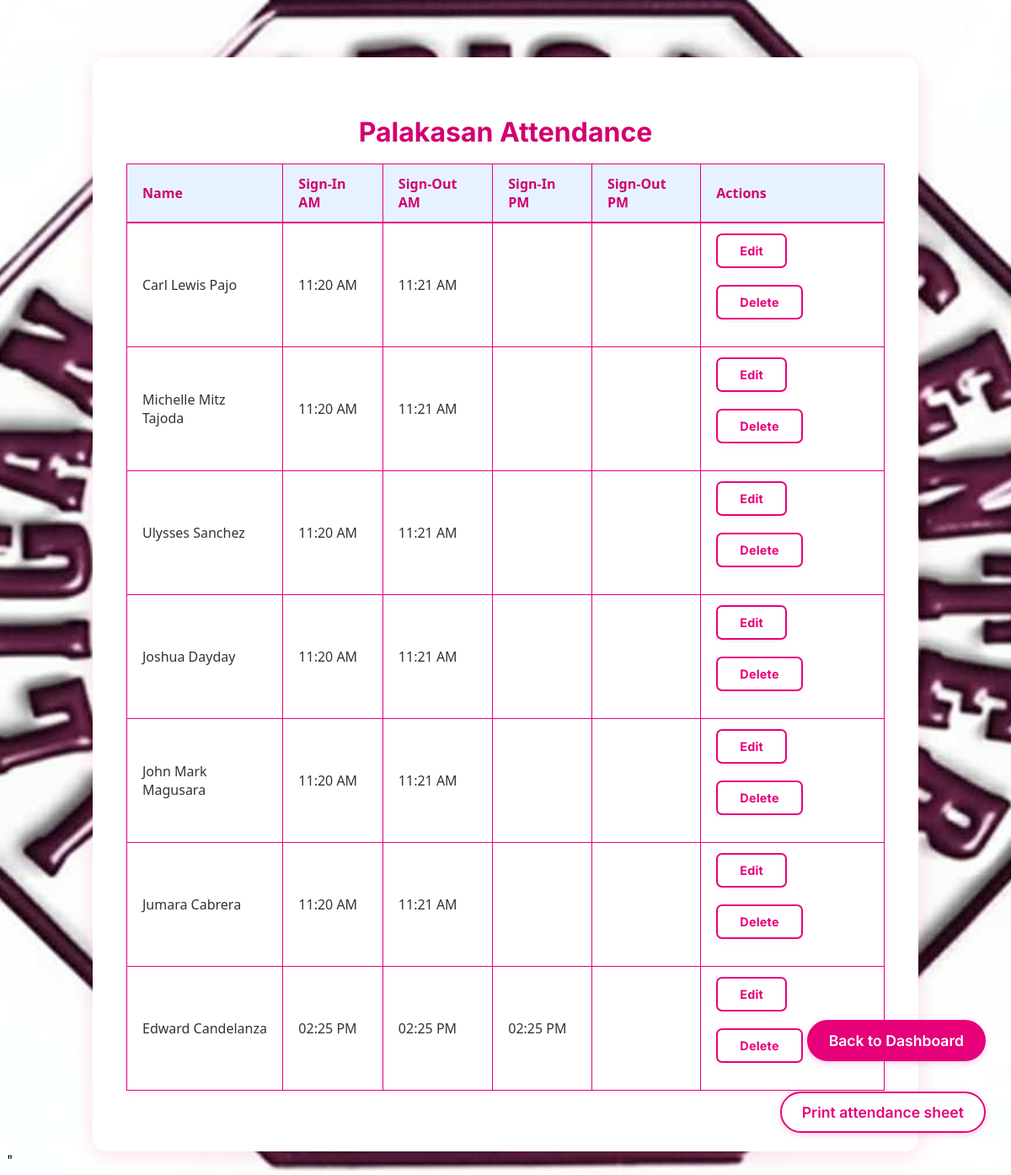
/attendance/attendance_sheet/27/ (signed in), run on the app's committed database.
### attendance/models.py (models this page shows, shortened)
class Event(models.Model):
    name = models.CharField(max_length=200)
    date = models.DateTimeField()
    college = models.ForeignKey(
        'College',
        on_delete=models.CASCADE,
        null=True,      # Null means general event
        blank=True
    )
    description = models.TextField(blank=True, null=True)  # <-- Ensure this line exists
    archived = models.BooleanField(default=False)  # <-- Add this line

class Attendance(models.Model):
    attendee = models.ForeignKey(Attendee, on_delete=models.CASCADE)
    event= models.ForeignKey(Event, on_delete=models.CASCADE)
    sign_in_am = models.DateTimeField(null=True, blank=True)
    sign_out_am = models.DateTimeField(null=True, blank=True)
    sign_in_pm = models.DateTimeField(null=True, blank=True)
    sign_out_pm = models.DateTimeField(null=True, blank=True)

class Attendee(models.Model):
    barcode_id = models.CharField(max_length=100, unique=True)
    name = models.CharField(max_length=200)
    college = models.ForeignKey('College', on_delete=models.CASCADE, null=True, blank=True)

### attendance/views.py (the view)
# urls.py: path('attendance_sheet/<int:event_id>/', views.attendance_sheet, name='attendance_sheet'),
def attendance_sheet(request, event_id):
    event = get_object_or_404(Event, id=event_id)
    attendances = Attendance.objects.filter(event=event)
    is_sbo_admin = (
    request.user.is_superuser or
    request.user.groups.filter(name__in=['sbo_admin', 'sbo_ccs']).exists()
    )
    return render(request, 'attendance_sheet.html', {
        'event': event,
        'attendances': attendances,
        'is_sbo_admin': is_sbo_admin,
    })

### attendance/templates/attendance_sheet.html (shortened to what this page needs)
{% extends 'base.html' %}
{% block content %}
<div class="attendance-sheet">
    <h1>{{ event.name }} Attendance</h1>
    <table>
        <thead>
            <tr>
                <th>Name</th>
                <th>Sign-In AM</th>
                <th>Sign-Out AM</th>
                <th>Sign-In PM</th>
                <th>Sign-Out PM</th>
                {% if is_sbo_admin %}
                <th>Actions</th>
                {% endif %}
            </tr>
        </thead>
        <tbody>
            {% for attendance in attendances %}
                <tr>
                    <td>{{ attendance.attendee.name }}</td>
                    <td>{{ attendance.sign_in_am|date:"h:i A" }}</td>
                    <td>{{ attendance.sign_out_am|date:"h:i A" }}</td>
                    <td>{{ attendance.sign_in_pm|date:"h:i A" }}</td>
                    <td>{{ attendance.sign_out_pm|date:"h:i A" }}</td>
                    {% if is_sbo_admin %}
                    <td>
                        <a href="{% url 'edit_attendance' attendance.id %}" class="btn btn-secondary" style="min-height: 16px; min-width: 8px; font-size: .90rem; text-align: center; display: inline-block; vertical-align: middle;">Edit</a>
                        <form method="post" action="{% url 'delete_attendance' attendance.id %}" style="display:inline; margin:0;">
                            <button type="submit" class="btn btn-secondary" style="min-height: 8px; min-width: 8px; font-size: 0.90rem; text-align: center; display: inline-block; vertical-align: middle;">Delete</button>
                        </form>
                    </td>
                    {% endif %}
                </tr>
            {% endfor %}
        </tbody>
    </table>
    <div style="position:fixed; bottom:30px; right:30px; z-index:1000; display:flex; flex-direction:column; gap:16px; align-items:flex-end;">
        {% if is_sbo_admin %}
            <a href="{% url 'dashboard' %}" style="text-decoration:none;">
                <button type="button" style="background:#e6007a; color:#fff; border:2px solid #e6007a; padding:12px 24px; border-radius:50px; cursor:pointer; box-shadow:0 2px 8px #e6007a33; font-size:1.1rem; font-weight:600; margin-bottom:0;">Back to Dashboard</button>
            </a>
        {% endif %}
        <a href="{% url 'print_attendance_sheet' event.id %}" target="_blank" style="text-decoration:none;">
            <button type="button" style="background:#fff; color:#e6007a; border:2px solid #e6007a; padding:12px 24px; border-radius:50px; cursor:pointer; box-shadow:0 2px 8px #e6007a33; font-size:1.1rem; font-weight:600;">Print attendance sheet</button>
        </a>
    </div>
</div>
{% endblock %}

### attendance/static/css/styles.css (style rules this page uses)
body { font-family: 'Inter', Arial, Helvetica, sans-serif !important; background-color: #ffe3f0 !important; background-image: url('/static/img/imcclogo.jpg'); background-repeat: no-repeat; background-position: center center; background-attachment: fixed; background-size: cover; background-size: cover; }
h1, h2, h3, h4, h5, h6, button, input, select, label, li, p, a, form { font-family: 'Inter', Arial, Helvetica, sans-serif !important; }
.main-page, .dashboard, .attendance-sheet, .container > form { background: white; padding: 20px; border-radius: 8px; box-shadow: 0 2px 4px rgba(0,0,0,0.1); }
h1, h2 { color: #c71585; }
form { display: flex; gap: 10px; margin-bottom: 10px; }
input, select, button { padding: 8px; font-size: 16px; border: 1px solid #ffb6c1; border-radius: 4px; }
button { background-color: #ff69b4; color: white; display:block; margin: 20px auto; cursor: pointer; }
table { width: 100%; border-collapse: collapse; margin-bottom: 20px; }
th, td { padding: 10px; border: 1px solid #ffb6c1; text-align: left; }
th { background-color: #fff0f5; }
a { color: #ff69b4; text-decoration: none; }

### attendance/templates/base.html (style rules this page uses)
.btn, .btn-primary, .btn-secondary { border-radius: 7px; font-size: 1.08rem; font-weight: 700; letter-spacing: 0.2px; cursor: pointer; transition: background 0.18s, color 0.18s, border 0.18s, box-shadow 0.18s; min-width: 120px; min-height: 38px; padding: 10px 26px; box-shadow: 0 2px 8px #e6007a11; text-align: center; display: inline-block; }
.btn-secondary { background: #fff; color: #e6007a; border: 2px solid #e6007a; }

### attendance/templates/attendance_sheet.html (style rules this page uses)
.attendance-sheet { background: #fff; border-radius: 16px; box-shadow: 0 4px 24px #e6007a22; padding: 48px 40px; min-width: 350px; max-width: 900px; margin: 60px auto 0 auto; display: flex; flex-direction: column; align-items: center; }
.attendance-sheet h1 { color: #d1006f; font-size: 2rem; font-weight: bold; margin-bottom: 18px; text-align: center; }
.attendance-sheet table { border-collapse: collapse; width: 100%; margin-bottom: 24px; font-family: 'Segoe UI', Arial, sans-serif; font-size: 1rem; background: #f8f8ff; box-shadow: 0 2px 8px #e6007a11; }
.attendance-sheet th, .attendance-sheet td { border: 1.5px solid #e6007a; padding: 12px 18px; text-align: left; }
.attendance-sheet th { background: #e6f2ff; color: #d1006f; font-weight: bold; border-bottom: 2.5px solid #e6007a; }
.attendance-sheet td { background: #fff; color: #333; }

### data on the page
Event: name "Palakasan"
Attendance: attendee.name "Carl Lewis Pajo", sign_in_am "11:20 AM", sign_out_am "11:21 AM"
Attendance: attendee.name "Michelle Mitz Tajoda", sign_in_am "11:20 AM", sign_out_am "11:21 AM"
Attendance: attendee.name "Ulysses Sanchez", sign_in_am "11:20 AM", sign_out_am "11:21 AM"
Attendance: attendee.name "Joshua Dayday", sign_in_am "11:20 AM", sign_out_am "11:21 AM"
Attendance: attendee.name "John Mark Magusara", sign_in_am "11:20 AM", sign_out_am "11:21 AM"
Attendance: attendee.name "Jumara Cabrera", sign_in_am "11:20 AM", sign_out_am "11:21 AM"
Attendance: attendee.name "Edward Candelanza", sign_in_am "02:25 PM", sign_out_am "02:25 PM", sign_in_pm "02:25 PM"
